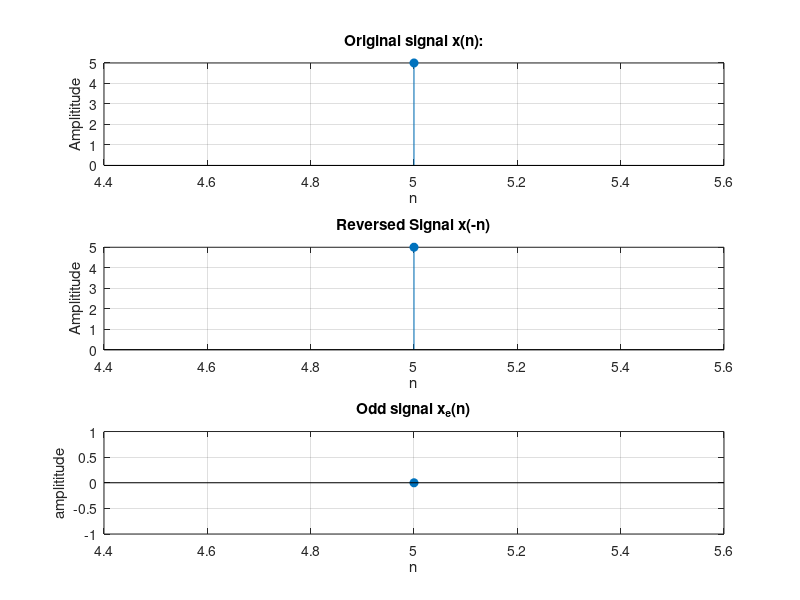

Recreate this plot in MATLAB.
clc;
clear all;
close all;
n = input('Enter the range of n ');
x = input('Enter the signal values ');
x_rev = fliplr(x);
x_odd = (x-x_rev)/2;
subplot(3,1,1);
stem(n,x, 'filled');
title('Original signal x(n):');
xlabel('n');
ylabel('Amplititude');
grid on;
subplot(3,1,2);
stem(n,x_rev,'filled');
title('Reversed Signal x(-n)');
xlabel('n');
ylabel('Amplititude');
grid on;
subplot(3,1,3);
stem(n,x_odd, 'filled');
title('Odd signal x_e(n)');
xlabel('n');
ylabel('amplititude');
grid on;
